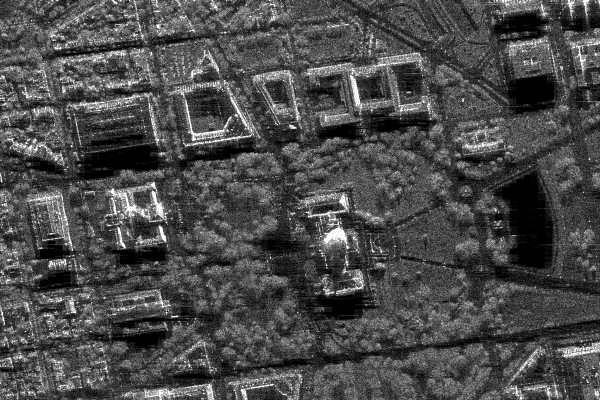
#> input picture lab_1/sar_1_gray.jpg, 600 x 400 px
$ jupyter execute DZ_1.ipynb
#> lines starting #> are read from the running program, lines starting #| are printed output that depends on the picture
[cell 1]
import cv2
import matplotlib
import numpy as np
matplotlib.use("TkAgg")
import matplotlib.pyplot as plt
from skimage.metrics import mean_squared_error, structural_similarity as ssim

[cell 2]
# 1. Загрузка изображения
img = cv2.imread("sar_1_gray.jpg", cv2.IMREAD_GRAYSCALE)
#> img is the input picture: shape (400, 600); min 0, max 255, mean 74.9
plt.imshow(img, cmap="gray")
plt.title("Исходное изображение")
plt.axis("off")
plt.show()

[cell 3]
# 2. Построение гистограммы
plt.figure()
plt.title("Гистограмма исходного изображения")
plt.hist(img.ravel(), 256, [0, 256])
plt.xlabel("Яркость")
plt.ylabel("Количество пикселей")
plt.show()
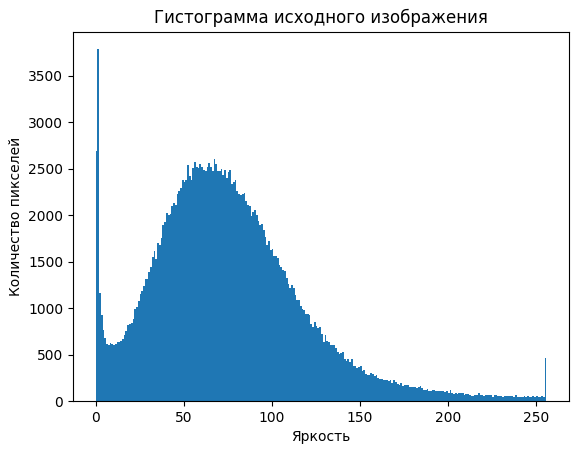
#> figure drawn by matplotlib, 1 panel; tallest bar 3786 high, from x = 1 to 2

[cell 4]
# Кумулятивная гистограмма
b_hist, bins = np.histogram(img.flatten(), 256, [0, 256])
#> b_hist = 256 values, max 3786 at index 1, min 40 at index 251, mean 937.5; bins = 257 values from 0 to 256
b_hist_cum = b_hist.cumsum()
#> b_hist_cum = 256 values from 2689 to 240000
plt.figure()
plt.title("Кумулятивная гистограмма (CDF)")
plt.plot(b_hist_cum, color='red')
plt.xlabel("Яркость")
plt.ylabel("Накопленное количество пикселей")
plt.show()
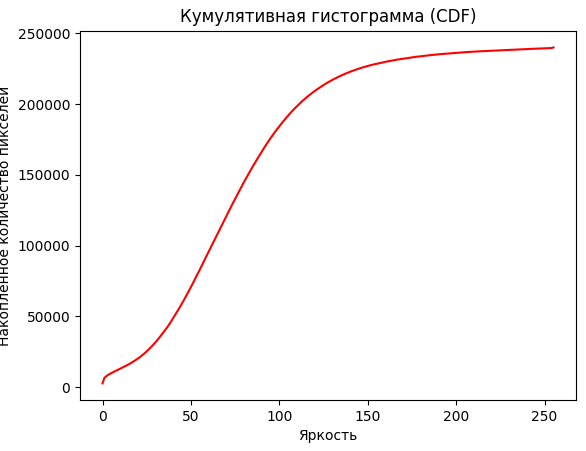
#> figure drawn by matplotlib, 1 panel; curve peaks at x = 255, y = 240000

[cell 5]
# Нормированная гистограмма
b_hist_norm = b_hist / (img.shape[0] * img.shape[1])
#> b_hist_norm = 256 values, max 0.0158 at index 1, min 0.000167 at index 251, mean 0.00391
plt.figure()
plt.title("Нормированная гистограмма (PDF)")
plt.plot(b_hist_norm, color='blue')
plt.xlabel("Яркость")
plt.ylabel("Вероятность")
plt.show()
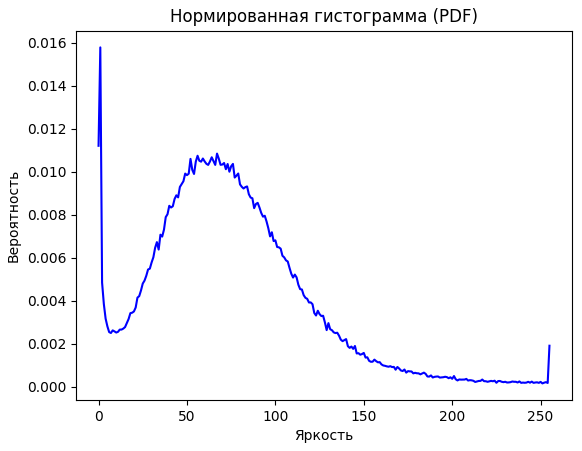
#> figure drawn by matplotlib, 1 panel; curve peaks at x = 1, y = 0.0158

[cell 6]
# 3. Гамма-коррекция

# gamma < 1
gamma_low = 0.5
inv_gamma_low = 1.0 / gamma_low
table_low = np.array([(i / 255.0) ** inv_gamma_low * 255 for i in np.arange(256)]).astype("uint8")
gamma_img_low = cv2.LUT(img, table_low)
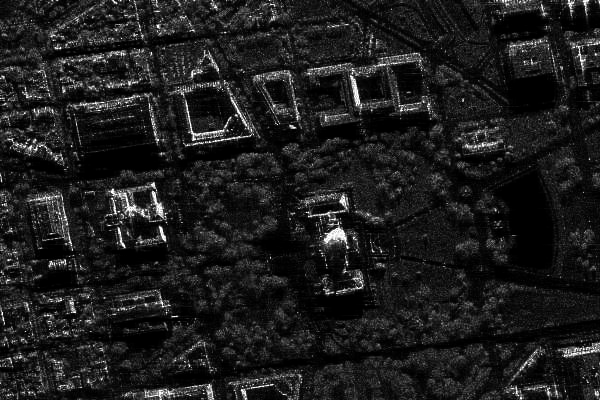
#> gamma_img_low: shape (400, 600); min 0, max 255, mean 29.1

# gamma > 1
gamma_high = 1.5
inv_gamma_high = 1.0 / gamma_high
table_high = np.array([(i / 255.0) ** inv_gamma_high * 255 for i in np.arange(256)]).astype("uint8")
gamma_img_high = cv2.LUT(img, table_high)
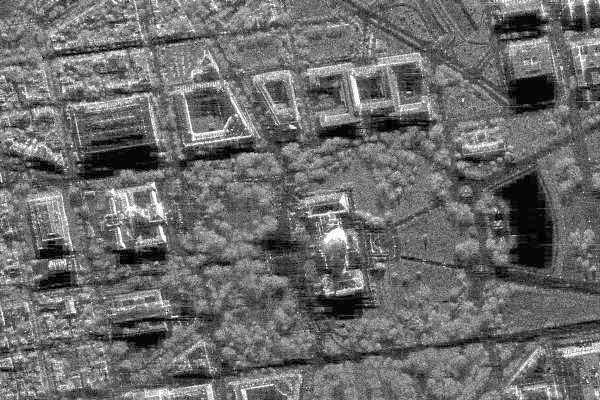
#> gamma_img_high: shape (400, 600); min 0, max 255, mean 107.4

# визуализация
plt.figure(figsize=(12, 4))
plt.subplot(1, 3, 1)
plt.title("Исходное")
plt.imshow(img, cmap="gray")
plt.axis("off")

plt.subplot(1, 3, 2)
plt.title("Gamma < 1")
plt.imshow(gamma_img_low, cmap="gray")
plt.axis("off")

plt.subplot(1, 3, 3)
plt.title("Gamma > 1")
plt.imshow(gamma_img_high, cmap="gray")
plt.axis("off")
plt.show()

[cell 7]
# 4. Сравнение изображений
mse_low = mean_squared_error(img, gamma_img_low)
#> mse_low = 2383.8
ssim_low = ssim(img, gamma_img_low)
#> ssim_low = 0.527

mse_high = mean_squared_error(img, gamma_img_high)
#> mse_high = 1114.5
ssim_high = ssim(img, gamma_img_high)
#> ssim_high = 0.894

print(f"[Gamma < 1] MSE: {mse_low:.4f}, SSIM: {ssim_low:.4f}")
#| [Gamma < 1] MSE: 2383.7636, SSIM: 0.5270
print(f"[Gamma > 1] MSE: {mse_high:.4f}, SSIM: {ssim_high:.4f}")
#| [Gamma > 1] MSE: 1114.4519, SSIM: 0.8940

[Gamma < 1] MSE: 2383.7636, SSIM: 0.5270

[Gamma > 1] MSE: 1114.4519, SSIM: 0.8940

[cell 8]
# 5. Статистическая цветокоррекция на основе эталона eq_gray.jpg
image = cv2.imread("sar_1_gray.jpg")
image_gray = cv2.cvtColor(image, cv2.COLOR_BGR2GRAY)

# eq gray
eq_gray = cv2.equalizeHist(image_gray)
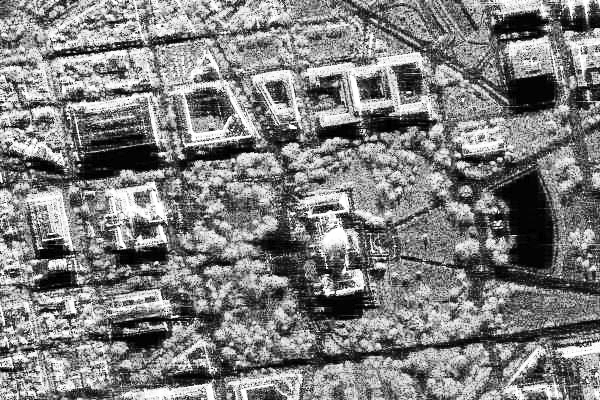
#> eq_gray: shape (400, 600); min 0, max 255, mean 127

# Строим статистическую коррекцию
src_hist, _ = np.histogram(image_gray.flatten(), 256, [0, 256])
#> src_hist has the same summary as b_hist
ref_hist, _ = np.histogram(eq_gray.flatten(), 256, [0, 256])
#> ref_hist = 256 values, max 3786 at index 4, min 0 at index 1, mean 937.5

src_cdf = src_hist.cumsum() / src_hist.sum()
#> src_cdf = 256 values from 0.0112 to 1
ref_cdf = ref_hist.cumsum() / ref_hist.sum()
#> ref_cdf = 256 values from 0.0112 to 1

mapping = np.interp(src_cdf, ref_cdf, np.arange(256))
#> mapping = 256 values from 3 to 255
matched = cv2.LUT(image_gray, mapping.astype('uint8'))

# Визуализация
plt.figure(figsize=(10, 4))
plt.subplot(1, 3, 1)
plt.title("Исходное")
plt.imshow(image_gray, cmap="gray")
plt.axis("off")

plt.subplot(1, 3, 2)
plt.title("eq gray")
plt.imshow(eq_gray, cmap="gray")
plt.axis("off")

plt.subplot(1, 3, 3)
plt.title("После цветокоррекции")
plt.imshow(matched, cmap="gray")
plt.axis("off")
plt.tight_layout()
plt.show()

[cell 9]
# 6. Тест пороговой фильтрации
thresholds = [
    ("BINARY", cv2.THRESH_BINARY),
    ("BINARY_INV", cv2.THRESH_BINARY_INV),
    ("TRUNC", cv2.THRESH_TRUNC),
    ("TOZERO", cv2.THRESH_TOZERO),
    ("TOZERO_INV", cv2.THRESH_TOZERO_INV),
]

plt.figure(figsize=(10, 6))
for i, (name, t_type) in enumerate(thresholds, start=1):
    _, th = cv2.threshold(img, 127, 255, t_type)
    plt.subplot(2, 3, i)
    plt.imshow(th, cmap="gray")
    plt.title(name)
    plt.axis("off")
#> this loop made 5 passes
#> pass 1, `_, th = cv2.threshold(img, 127, 255, t_type)`:
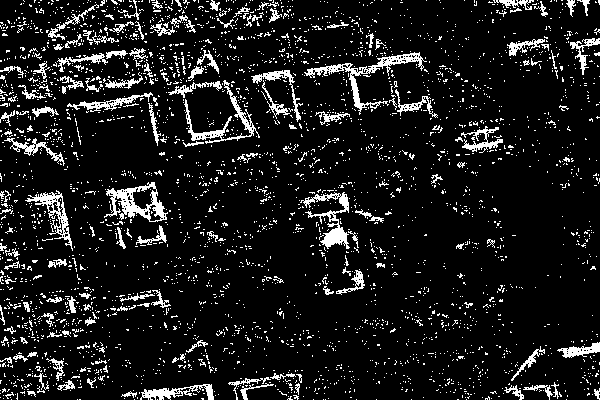
#> th: shape (400, 600); 10.4% white in thin lines or dots
#> pass 3, `_, th = cv2.threshold(img, 127, 255, t_type)`:
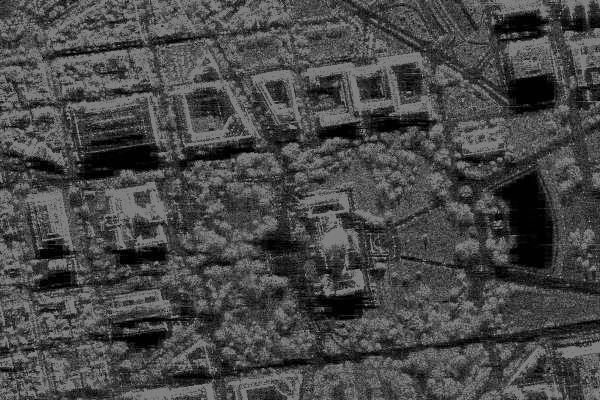
#> th: shape (400, 600); min 0, max 127, mean 71.1

plt.tight_layout()
plt.show()
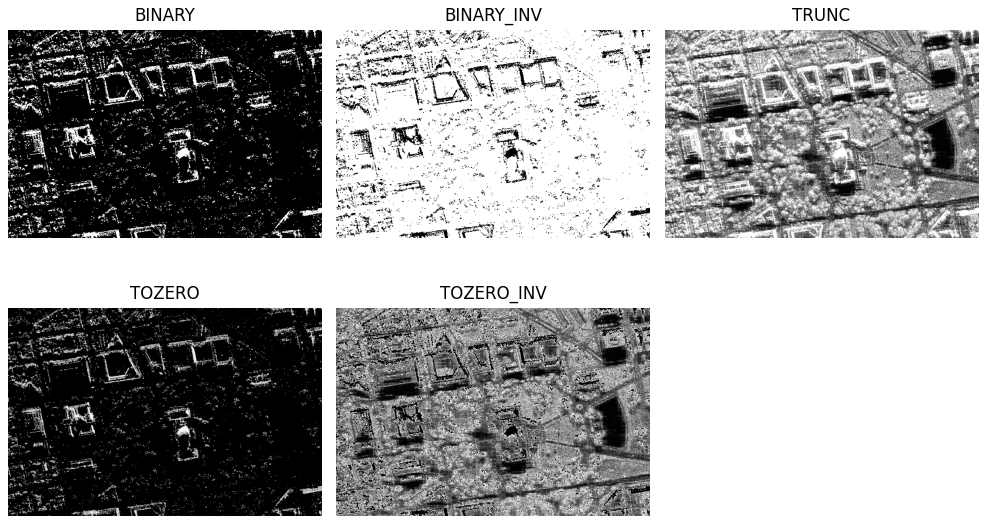
#> figure drawn by matplotlib, 5 panels
